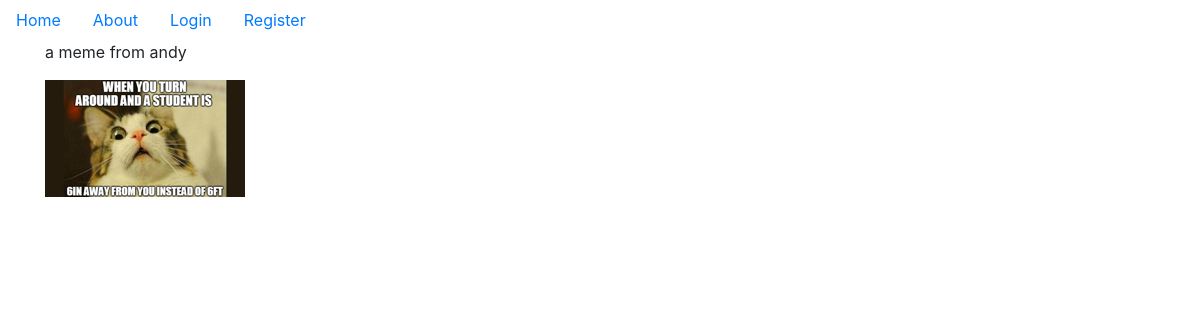
/4, run on the app's committed database.
### mainproject/models.py (models this page shows, shortened)
class Meme(db.Model):
    users = db.relationship(User)
    id = db.Column(db.Integer,primary_key= True)
    user_id = db.Column(db.Integer, db.ForeignKey('users.id'),nullable = False)
    date = db.Column(db.DateTime,nullable=False, default = datetime.utcnow)
    meme_caption = db.Column(db.Text,nullable = False)
    meme_image = db.Column(db.String(128),nullable=False)

### mainproject/memes/views.py (the view)
@meme_post.route('/<int:meme_post_id>')
def meme(meme_post_id):
    each_meme = Meme.query.get_or_404(meme_post_id)
    return render_template('meme_show.html',post = each_meme)

### mainproject/templates/meme_show.html
{% extends "base.html" %} {% block content %}
<p>{{post.meme_caption}}</p>
<img src="{{url_for('static',filename= 'memes/'+post.meme_image)}}" alt=""> {% endblock %}

### data on the page
Meme: meme_caption "a meme from andy", meme_image (picture)
